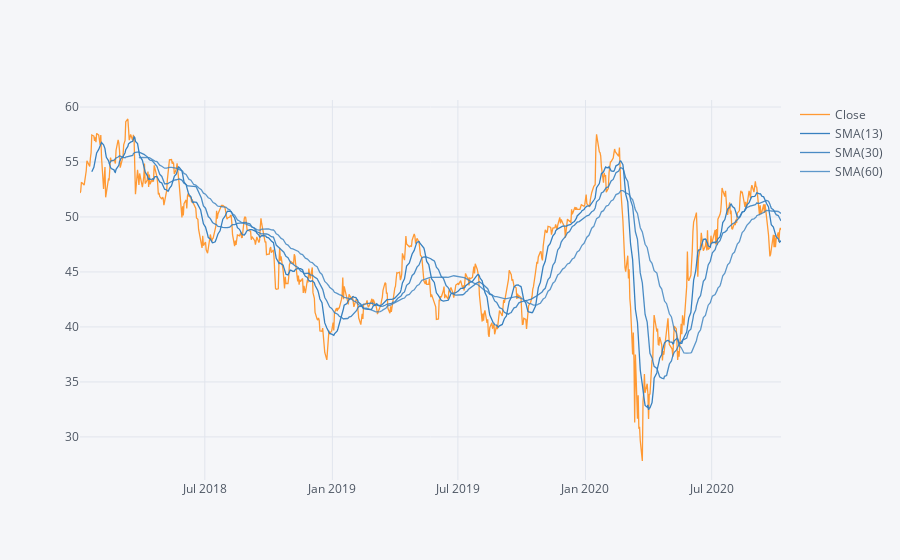

The cell this chart's notebook holds for it:
### Code cell
# Use .ta_plot(study='sma') to create a Simple Moving Averages plot of Morgan Stanley from the year 2018.
MS['Close'].loc['2018-01-01':'2020-10-11'].ta_plot(study='sma',periods=[13,30,60],title='Simple Moving Averages')

### Figure 1 — Plotly figure (JSON) as saved in the notebook; plotly's stock layout.template omitted (floating-point values rounded to 4 significant figures; data arrays with more than 128 entries replaced by an {"elided": "..."} marker saying what was removed)
{"data": [{"line": {"color": "rgba(255, 153, 51, 1.0)", "dash": "solid", "shape": "linear", "width": 1.3}, "mode": "lines", "name": "Close", "text": "", "type": "scatter", "x": {"elided": "699 str values"}, "y": {"elided": "699 float values"}}, {"line": {"color": "rgba(55, 128, 191, 1.0)", "dash": "solid", "shape": "linear", "width": 1.3}, "mode": "lines", "name": "SMA(13)", "text": "", "type": "scatter", "x": {"elided": "699 str values"}, "y": {"elided": "699 mixed values"}}, {"line": {"color": "rgba(55, 128, 191, 0.8999999999999999)", "dash": "solid", "shape": "linear", "width": 1.3}, "mode": "lines", "name": "SMA(30)", "text": "", "type": "scatter", "x": {"elided": "699 str values"}, "y": {"elided": "699 mixed values"}}, {"line": {"color": "rgba(55, 128, 191, 0.7999999999999998)", "dash": "solid", "shape": "linear", "width": 1.3}, "mode": "lines", "name": "SMA(60)", "text": "", "type": "scatter", "x": {"elided": "699 str values"}, "y": {"elided": "699 mixed values"}}], "layout": {"legend": {"bgcolor": "#F5F6F9", "font": {"color": "#4D5663"}}, "paper_bgcolor": "#F5F6F9", "plot_bgcolor": "#F5F6F9", "title": {"font": {"color": "#4D5663"}}, "xaxis": {"gridcolor": "#E1E5ED", "showgrid": true, "tickfont": {"color": "#4D5663"}, "title": {"font": {"color": "#4D5663"}, "text": ""}, "zerolinecolor": "#E1E5ED"}, "yaxis": {"gridcolor": "#E1E5ED", "showgrid": true, "tickfont": {"color": "#4D5663"}, "title": {"font": {"color": "#4D5663"}, "text": ""}, "zerolinecolor": "#E1E5ED"}}}
